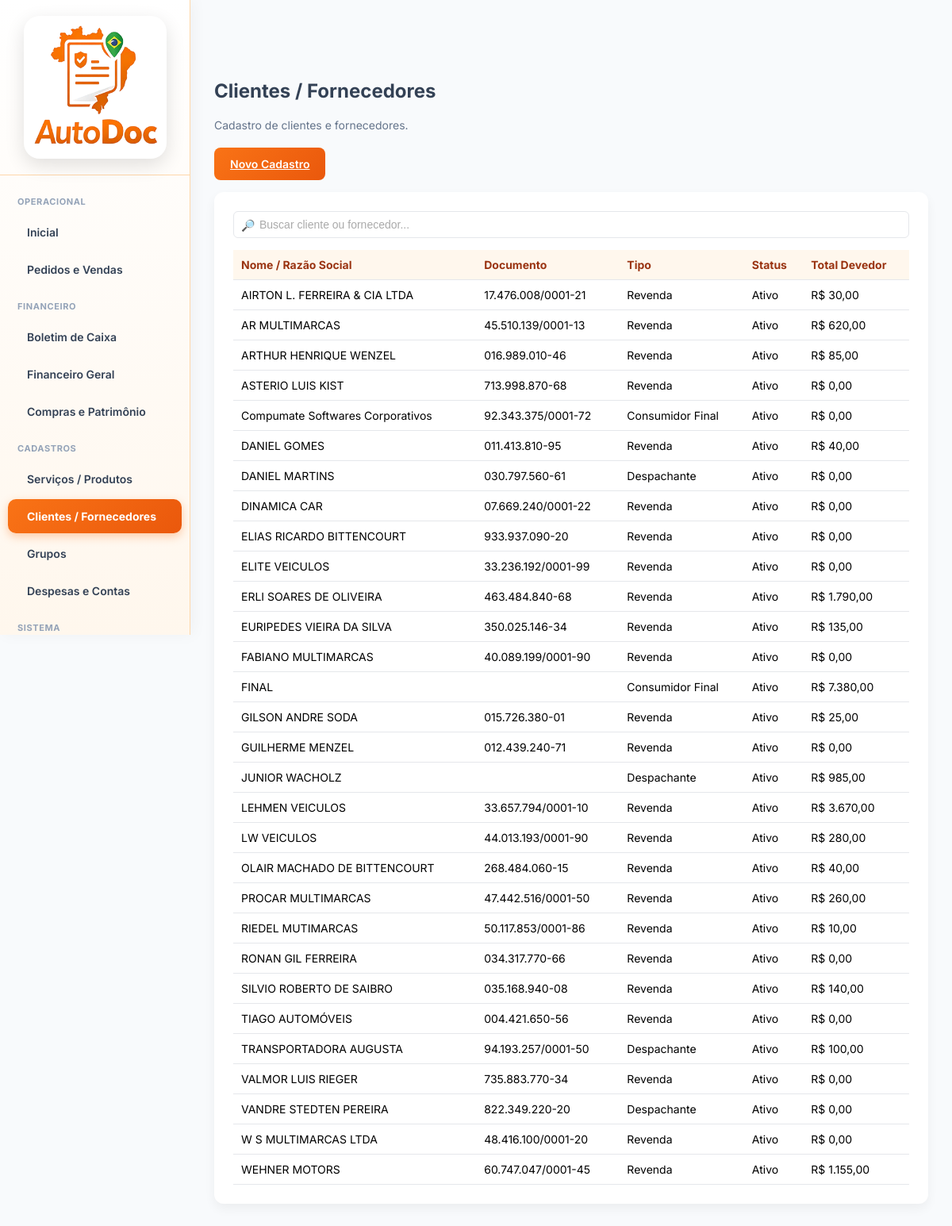
Screenshot of /user/frmForcliLista.php (signed in) with the database file from the repository.
### tables this page shows
CREATE TABLE `forcli` (
  `id` int NOT NULL AUTO_INCREMENT,
  `Nome` varchar(120) NOT NULL,
  `RazaoSocial` varchar(120) NOT NULL,
  `Tipo` int NOT NULL,
  `TipoDocumento` int NOT NULL,
  `Documento` varchar(50) NOT NULL,
  `Telefone` varchar(50) NOT NULL,
  `Email` varchar(75) NOT NULL,
  `Obs` varchar(150) NOT NULL,
  `CEP` varchar(20) NOT NULL,
  `Rua` varchar(70) NOT NULL,
  `NumeroEndereco` varchar(25) NOT NULL,
  `Bairro` varchar(40) NOT NULL,
  `Cidade` varchar(70) NOT NULL,
  `UF` varchar(30) NOT NULL,
  `Inativo` int NOT NULL,
  `DataCadastro` datetime NOT NULL,
  `idEmpresa` int NOT NULL,
  `Codigo` int NOT NULL,
  `DataAlt` datetime DEFAULT NULL,
  `Grupo` int DEFAULT NULL,
  `EstadoCivil` int DEFAULT NULL,
  `Profissao` varchar(70) DEFAULT NULL,
  PRIMARY KEY (`id`)
);

### base/baseFuncoes.php (called while the page is built, shortened)
<?php
require_once 'connection.php';
function ExSqlNET($sql, $conn = null, $params = [])
{
    if ($conn === null) {
        global $dbGeralNET;
        $conn = $dbGeralNET;
    }
    $stmt = $conn->prepare($sql);
    $stmt->execute($params);
    return $stmt->fetchAll(PDO::FETCH_ASSOC);
}
?>

### user/frmForcliLista.php (the view, shortened to what this page needs)
<?php
include '../base/baseFuncoes.php';
$idEmpresa = $_SESSION['idEmpresa'];
$listaForcli = ExSqlNET("
    SELECT *,
    CASE Tipo
        WHEN 1 THEN 'Despachante'
        WHEN 2 THEN 'Revenda'
        WHEN 3 THEN 'Fornecedor'
        WHEN 4 THEN 'Consumidor Final'
    END AS TipoLiteral,
    (
        SELECT IFNULL(SUM(mi.TotalItem),0)
        FROM movimentoitem mi
        INNER JOIN movimento m
            ON m.id = mi.ControleMovimento
        WHERE m.Forcli = forcli.id
          AND m.idEmpresa = ".$idEmpresa."
          AND m.Status = 0
    ) AS TotalDevedor
    FROM forcli
    WHERE idEmpresa = ".$idEmpresa."
 ORDER BY forcli.Nome ASC");
?>
<!DOCTYPE html>
<html lang="pt-br">
<head>
    <link rel="stylesheet" href="../css/base.css">
</head>
<body>
<?php include '../base/navbarUser.php'; ?>
<div class="content">
    <div class="page-title">Clientes / Fornecedores</div>
    <div class="subtitle">
        Cadastro de clientes e fornecedores.
    </div>
    <div class="actions">
        <a href="frmForcli.php" class="btn">Novo Cadastro</a>
    </div>
    <div class="card">
        <div style="margin-bottom:15px; position:relative;">
            <span style="
                position:absolute;
                left:10px;
                top:50%;
                transform:translateY(-50%);
                font-size:14px;
                color:#64748b;
            ">🔎</span>
            <input
                type="text"
                id="filtroNome"
                placeholder="Buscar cliente ou fornecedor..."
                style="
                    width:100%;
                    padding:8px 8px 8px 32px;
                    border:1px solid #e5e7eb;
                    border-radius:6px;
                    font-size:14px;
                "
                onkeyup="filtrarTabela()"
                autofocus
            >
        </div>
    <table>
        <thead>
            <tr>
                <th>Nome / Razão Social</th>
                <th>Documento</th>
                <th>Tipo</th>
                <th>Status</th>
                <th>Total Devedor</th>
            </tr>
        </thead>
        <tbody>
        <?php if (!empty($listaForcli)): ?>
            <?php foreach ($listaForcli as $cli): ?>
                <tr onclick="abrirForcli(<?= (int)$cli['id'] ?>)">
                    <td><?= htmlspecialchars($cli['Nome']) ?></td>
                    <td><?= htmlspecialchars($cli['Documento']) ?></td>
                    <td><?= htmlspecialchars($cli['TipoLiteral']) ?></td>
                    <td>
                        <?= $cli['Inativo'] ? 'Inativo' : 'Ativo' ?>
                    </td>
                    <td class="<?= $cli['TotalDevedor'] > 0 ? 'text-danger' : 'text-success' ?>">
                        R$ <?= number_format($cli['TotalDevedor'], 2, ',', '.') ?>
                    </td>
                </tr>
            <?php endforeach; ?>
        <?php endif; ?>
        </tbody>
    </table>
    </div>
</div>
</body>
</html>

### css/base.css (style rules this page uses)
* { margin: 0; padding: 0; box-sizing: border-box; }
html, body { width: 100%; height: 100%; font-family: 'Inter', Arial, sans-serif; background-color: #f5f6fa; font-family: 'Inter', sans-serif; background-color: #f1f5f9; }
body { margin: 0; font-family: 'Inter', Arial, sans-serif; background-color: #f8fafc; }
.content { margin-left: 240px; padding: 30px; }
.page-title { font-size: 24px; font-weight: 700; color: #334155; margin-bottom: 20px; }
.card { background: #ffffff; padding: 20px; border-radius: 12px; box-shadow: 0 6px 14px rgba(0,0,0,0.05); }
table { width: 100%; border-collapse: collapse; }
th, td { padding: 12px; border-bottom: 1px solid #e5e7eb; text-align: left; font-size: 14px; }
th { background-color: #fff7ed; color: #9a3412; }
.card { background: #ffffff; padding: 24px; border-radius: 12px; box-shadow: 0 6px 14px rgba(0,0,0,0.05); margin-bottom: 30px; }
input, select, textarea { width: 100%; padding: 10px 12px; border: 1px solid #e5e7eb; border-radius: 8px; font-size: 14px; }
.btn { background: linear-gradient(135deg, #f97316, #ea580c); color: #ffffff; border: none; padding: 12px 20px; border-radius: 8px; font-size: 14px; font-weight: 600; cursor: pointer; }
table { width: 100%; border-collapse: collapse; margin-top: 10px; }
table th, table td { padding: 10px; border-bottom: 1px solid #e5e7eb; font-size: 14px; text-align: left; }
table th { background-color: #fff7ed; color: #9a3412; }
.actions { display: flex; gap: 10px; flex-wrap: wrap; margin-top: 20px; }
th, td { padding: 10px; border-bottom: 1px solid #e5e7eb; }
.subtitle { color: #64748b; margin-bottom: 20px; font-size: 14px; }
.actions { margin-bottom: 15px; display: flex; gap: 10px; flex-wrap: wrap; }
input, textarea, select { font-family: 'Poppins', sans-serif; padding: 12px 14px; font-size: 14px; border: 1.5px solid #ddd; border-radius: 8px; outline: none; transition: all 0.25s ease; background-color: #fff; width: 100%; }
input::placeholder, textarea::placeholder { color: #aaa; }
input:not(:placeholder-shown), textarea:not(:placeholder-shown) { border-color: #ffa14d; }

### rows the page displays
forcli: Nome "AIRTON L. FERREIRA & CIA LTDA", Documento "17.476.008/0001-21", TipoLiteral "Revenda", Inativo "Ativo", TotalDevedor "30,00"
forcli: Nome "AR MULTIMARCAS", Documento "45.510.139/0001-13", TipoLiteral "Revenda", Inativo "Ativo", TotalDevedor "620,00"
forcli: Nome "ARTHUR HENRIQUE WENZEL", Documento "016.989.010-46", TipoLiteral "Revenda", Inativo "Ativo", TotalDevedor "85,00"
forcli: Nome "ASTERIO LUIS KIST", Documento "713.998.870-68", TipoLiteral "Revenda", Inativo "Ativo", TotalDevedor "0,00"
forcli: Nome "Compumate Softwares Corporativos", Documento "92.343.375/0001-72", TipoLiteral "Consumidor Final", Inativo "Ativo", TotalDevedor "0,00"
forcli: Nome "DANIEL GOMES", Documento "011.413.810-95", TipoLiteral "Revenda", Inativo "Ativo", TotalDevedor "40,00"
forcli: Nome "DANIEL MARTINS", Documento "030.797.560-61", TipoLiteral "Despachante", Inativo "Ativo", TotalDevedor "0,00"
forcli: Nome "DINAMICA CAR", Documento "07.669.240/0001-22", TipoLiteral "Revenda", Inativo "Ativo", TotalDevedor "0,00"
forcli: Nome "ELIAS RICARDO BITTENCOURT", Documento "933.937.090-20", TipoLiteral "Revenda", Inativo "Ativo", TotalDevedor "0,00"
forcli: Nome "ELITE VEICULOS", Documento "33.236.192/0001-99", TipoLiteral "Revenda", Inativo "Ativo", TotalDevedor "0,00"
forcli: Nome "ERLI SOARES DE OLIVEIRA", Documento "463.484.840-68", TipoLiteral "Revenda", Inativo "Ativo", TotalDevedor "1.790,00"
forcli: Nome "EURIPEDES VIEIRA DA SILVA", Documento "350.025.146-34", TipoLiteral "Revenda", Inativo "Ativo", TotalDevedor "135,00"
forcli: Nome "FABIANO MULTIMARCAS", Documento "40.089.199/0001-90", TipoLiteral "Revenda", Inativo "Ativo", TotalDevedor "0,00"
forcli: Nome "FINAL", TipoLiteral "Consumidor Final", Inativo "Ativo", TotalDevedor "7.380,00"
forcli: Nome "GILSON ANDRE SODA", Documento "015.726.380-01", TipoLiteral "Revenda", Inativo "Ativo", TotalDevedor "25,00"
forcli: Nome "GUILHERME MENZEL", Documento "012.439.240-71", TipoLiteral "Revenda", Inativo "Ativo", TotalDevedor "0,00"
forcli: Nome "JUNIOR WACHOLZ", TipoLiteral "Despachante", Inativo "Ativo", TotalDevedor "985,00"
forcli: Nome "LEHMEN VEICULOS", Documento "33.657.794/0001-10", TipoLiteral "Revenda", Inativo "Ativo", TotalDevedor "3.670,00"
forcli: Nome "LW VEICULOS", Documento "44.013.193/0001-90", TipoLiteral "Revenda", Inativo "Ativo", TotalDevedor "280,00"
forcli: Nome "OLAIR MACHADO DE BITTENCOURT", Documento "268.484.060-15", TipoLiteral "Revenda", Inativo "Ativo", TotalDevedor "40,00"
forcli: Nome "PROCAR MULTIMARCAS", Documento "47.442.516/0001-50", TipoLiteral "Revenda", Inativo "Ativo", TotalDevedor "260,00"
forcli: Nome "RIEDEL MUTIMARCAS", Documento "50.117.853/0001-86", TipoLiteral "Revenda", Inativo "Ativo", TotalDevedor "10,00"
forcli: Nome "RONAN GIL FERREIRA", Documento "034.317.770-66", TipoLiteral "Revenda", Inativo "Ativo", TotalDevedor "0,00"
forcli: Nome "SILVIO ROBERTO DE SAIBRO", Documento "035.168.940-08", TipoLiteral "Revenda", Inativo "Ativo", TotalDevedor "140,00"
forcli: Nome "TIAGO AUTOMÓVEIS", Documento "004.421.650-56", TipoLiteral "Revenda", Inativo "Ativo", TotalDevedor "0,00"
forcli: Nome "TRANSPORTADORA AUGUSTA", Documento "94.193.257/0001-50", TipoLiteral "Despachante", Inativo "Ativo", TotalDevedor "100,00"
forcli: Nome "VALMOR LUIS RIEGER", Documento "735.883.770-34", TipoLiteral "Revenda", Inativo "Ativo", TotalDevedor "0,00"
forcli: Nome "VANDRE STEDTEN PEREIRA", Documento "822.349.220-20", TipoLiteral "Despachante", Inativo "Ativo", TotalDevedor "0,00"
forcli: Nome "W S MULTIMARCAS LTDA", Documento "48.416.100/0001-20", TipoLiteral "Revenda", Inativo "Ativo", TotalDevedor "0,00"
forcli: Nome "WEHNER MOTORS", Documento "60.747.047/0001-45", TipoLiteral "Revenda", Inativo "Ativo", TotalDevedor "1.155,00"
